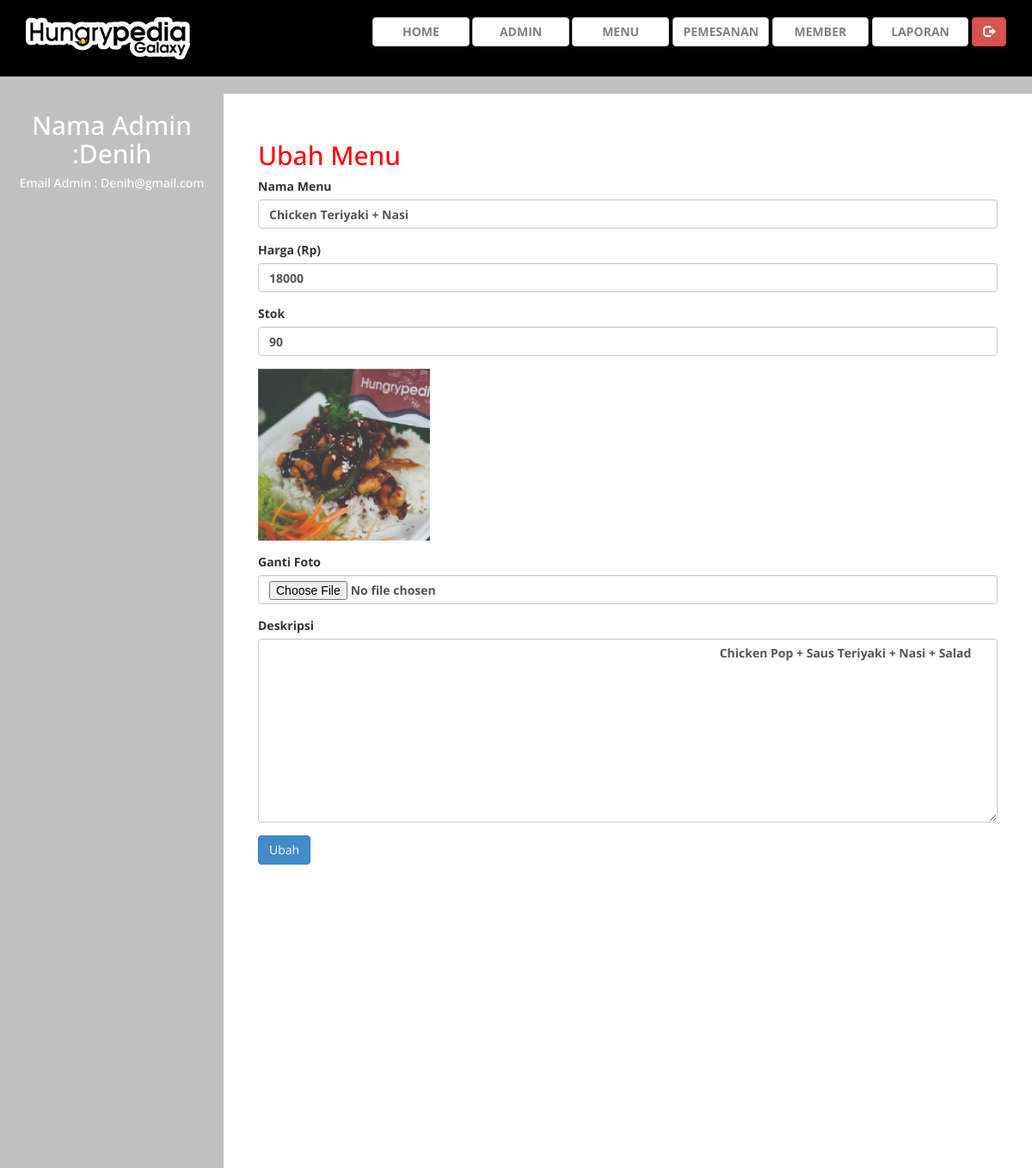
The page /admin/index.php?halaman=ubahmenu&id=MNU001 (signed in) on the database its author committed.
### tables this page shows
CREATE TABLE `menu` (
  `Id_Menu` varchar(11) NOT NULL,
  `Nama_Menu` varchar(100) NOT NULL,
  `Harga_Menu` int(11) NOT NULL,
  `Foto_Menu` varchar(100) NOT NULL,
  `Stok_Menu` int(5) NOT NULL,
  `Deskripsi_Menu` text NOT NULL
);

### admin/ubahmenu.php (the view, shortened to what this page needs)
<h2> Ubah Menu </h2>
<?php
	$ambil = $koneksi->query("SELECT * FROM Menu WHERE Id_Menu='$_GET[id]'");
	$pecah = $ambil->fetch_assoc();
?>
<form method="post" enctype="multipart/form-data">
	<div class="form-group">
		<label>Nama Menu</label>
		<input type="text" name="nama" class="form-control" value="<?php echo $pecah['Nama_Menu']; ?>">
	</div>
	<div class="form-group">
		<label>Harga (Rp)</label>
		<input type="number" name="harga" class="form-control" value="<?php echo $pecah['Harga_Menu']; ?>">
	</div>
	<div class="form-group">
		<label>Stok</label>
		<input type="number" name="stok" class="form-control" value="<?php echo $pecah['Stok_Menu']; ?>">
	</div>
	<div class="form-group">
		<img src="../images/<?php echo $pecah['Foto_Menu'] ?>" width="200">
	</div>
	<div class="form-group">
		<label>Ganti Foto</label>
		<input type="file" name="foto" class="form-control">
	</div>
	<div class="form-group">
		<label>Deskripsi</label>
		<textarea name="deskripsi" class="form-control" rows="10">
			<?php echo $pecah['Deskripsi_Menu']; ?>
		</textarea>
	</div>
	<button class="btn btn-primary" name="ubah">Ubah</button>
</form>

### admin/assets/css/custom.css (style rules this page uses)
body { font-family: 'Open Sans', sans-serif; }
h2 { color: #f00; }

### rows shown on the page
menu: nama "Chicken Teriyaki + Nasi", harga "18000", stok "90", Foto_Menu (picture), deskripsi "Chicken Pop + Saus Teriyaki + Nasi + Salad"

### other values the page prints
$_SESSION["admin"]["Nama_Admin"] "Denih"
$_SESSION["admin"]["Email_Admin"] "Denih@gmail.com"
